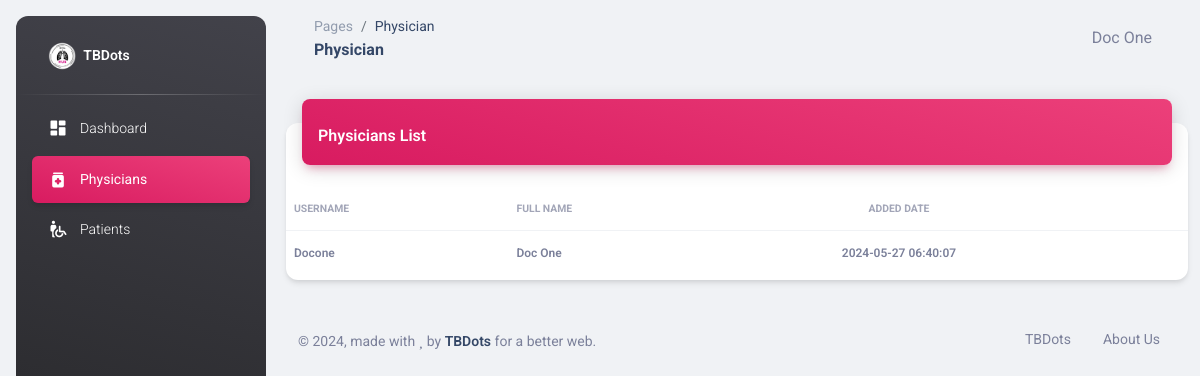
Page /physician.php (signed in) on the earlier database version.
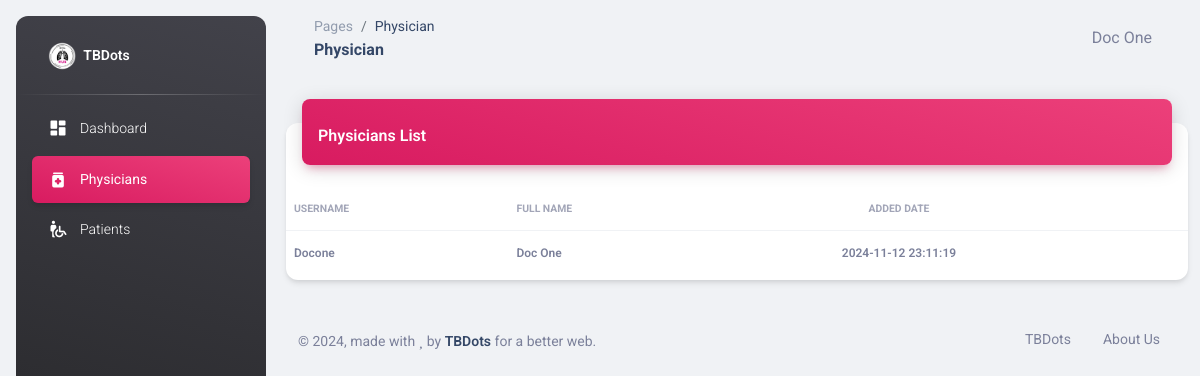
Same page on the later database version.
### tables this page shows
CREATE TABLE IF NOT EXISTS `users` (
  `id` int NOT NULL AUTO_INCREMENT,
  `username` varchar(50) NOT NULL,
  `password` text NOT NULL,
  `first_name` text NOT NULL,
  `last_name` text NOT NULL,
  `role` int NOT NULL DEFAULT '0',
  `updated_at` timestamp NOT NULL DEFAULT CURRENT_TIMESTAMP,
  `created_at` timestamp NOT NULL DEFAULT CURRENT_TIMESTAMP ON UPDATE CURRENT_TIMESTAMP,
  PRIMARY KEY (`id`),
  KEY `FK_users_roles` (`role`),
  CONSTRAINT `FK_users_roles` FOREIGN KEY (`role`) REFERENCES `roles` (`id`) ON DELETE CASCADE ON UPDATE CASCADE
);

### physician.php (the view, shortened to what this page needs)
<?php
require_once "connection/db.php";
include_once('head.php');
$sql = "SELECT users.id, username, first_name, last_name, password, roles.module, roles.description, roles.id as role_id, users.created_at FROM users INNER JOIN roles ON users.role = roles.id WHERE users.role = 3 ORDER BY users.created_at DESC";
$users = $conn->query($sql);
?>
<body class="g-sidenav-show  bg-gray-200">
  <?php
    include_once('sidebar.php');
  ?>
  <main class="main-content position-relative max-height-vh-100 h-100 border-radius-lg ">
    <?php
      include_once('navbar.php');
    ?>
    <div class="container-fluid py-4">
      <div class="row">
        <div class="col-12">
          <div class="card my-4">
            <div class="card-header p-0 position-relative mt-n4 mx-3 z-index-2">
              <div class="bg-gradient-primary shadow-primary border-radius-lg pt-4 pb-3 d-flex justify-content-between align-items-center">
                <h6 class="text-white text-capitalize ps-3 mb-0">Physicians List</h6>
              </div>
            </div>
            <div class="card-body px-0 pb-2">
              <div class="table-responsive p-0">
                <table class="table align-items-center mb-0">
                  <thead>
                    <tr>
                      <th class="text-uppercase text-secondary text-xxs font-weight-bolder opacity-7 ps-2">Username</th>
                      <th class="text-uppercase text-secondary text-xxs font-weight-bolder opacity-7 ps-2">Full name</th>
                      <th class="text-center text-uppercase text-secondary text-xxs font-weight-bolder opacity-7">Added Date</th>
                      <th class="text-secondary opacity-7"></th>
                    </tr>
                  </thead>
                  <tbody>
                    <?php
                        if ($users->num_rows > 0) {
                          while($row = $users->fetch_assoc()) {
                            echo "
                              <tr>
                                <td><span class='text-secondary text-xs font-weight-bold'>".$row["username"]."</span></td>
                                <td><span class='text-secondary text-xs font-weight-bold'>".$row["first_name"]. " ".$row["last_name"]."</span></td>
                                <td class='text-center'><span class='text-secondary text-xs font-weight-bold'>".$row["created_at"]."</span></td>
                                <td class='align-middle'>";
                            echo "
                              </td>
                              </tr>
                            ";
                          }
                        }
                    ?>
                  </tbody>
                </table>
              </div>
            </div>
          </div>
        </div>
      </div>
      <?php
        include_once('footer.php');
      ?>
    </div>
  </main>
</body>
</html>

Differences in the rows shown:
changed users "Docone": created_at "2024-05-27 06:40:07" → "2024-11-12 23:11:19"
